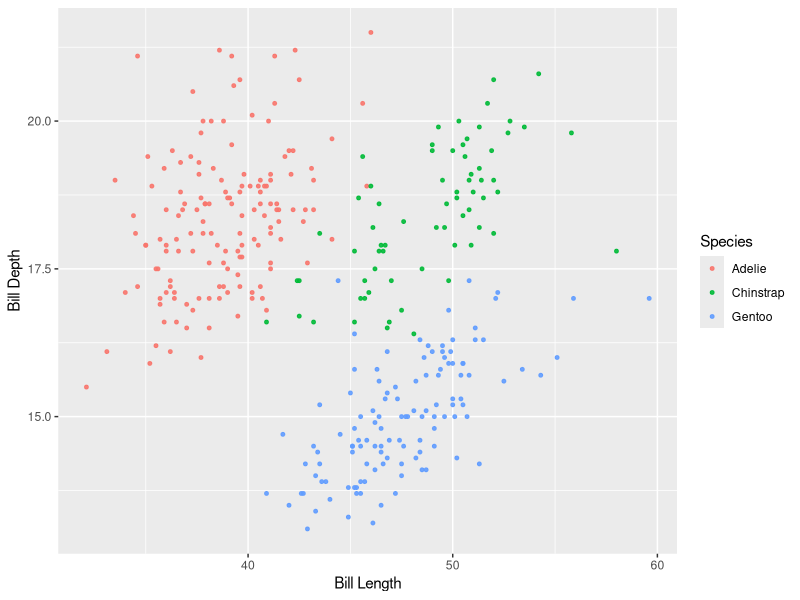

The R script that drew this image:
# Run this to load all necessary libraries
library(tidyverse)
# install.packages("palmerpenguins") # Run this if you can't load the palmerpenguins library 
library(palmerpenguins)
pgs <- penguins %>% drop_na
head(pgs)

#Recreating the plot from Lab 02
pgs %>% 
  ggplot() +
  geom_point(aes(x = bill_length_mm, y = bill_depth_mm, color = species),
             size = 1, alpha = 0.9) +
  labs(x = "Bill Length",
       y = "Bill Depth",
       color = "Species")
